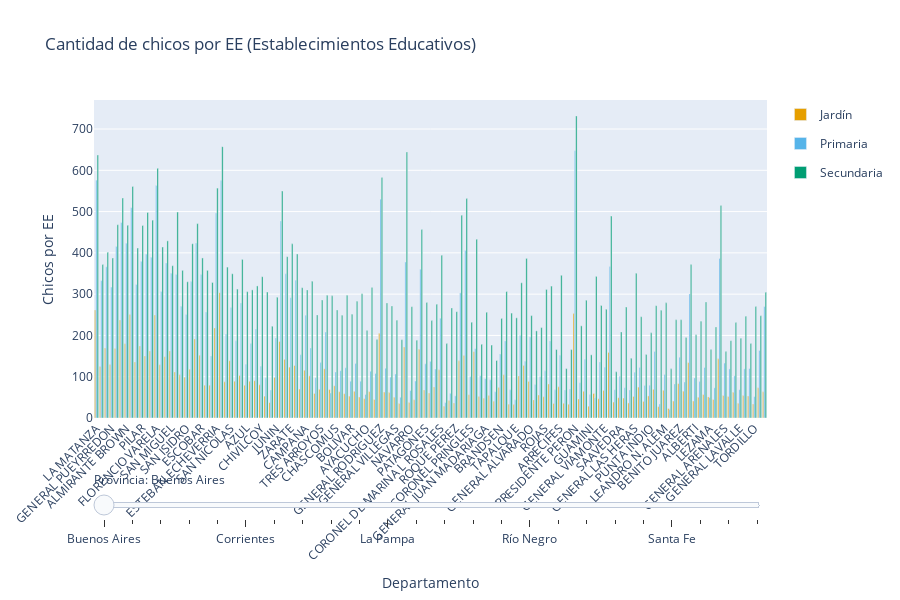

Source (notebook cell):
### Markdown cell above
"Graficar la cantidad de EE de los departamentos en función de la población,
separando por nivel educativo y su correspondiente grupo etario
(identificándolos por colores). Se pueden basar en la primera consulta SQL
para realizar este gráfico."

### Code cell
import plotly.graph_objects as go

df = pd.read_csv("ConsultasSQL\\Consulta_1.csv")                            # Cargamos los datos

df["chicos_por_jardin"] = df["poblacion_jardin"] / df["jardines"]           # Calculamos chicos por EE
df["chicos_por_primaria"] = df["poblacion_primaria"] / df["primarias"]
df["chicos_por_secundaria"] = df["poblacion_secundaria"] / df["secundarios"]

provincias = df["provincia"].unique()                                       # Listamos las provincias

colores = {
    "Jardín": "#E69F00",                                                # Colores para los niveles educativos
    "Primaria": "#56B4E9",
    "Secundaria": "#009E73"
}

fig = go.Figure()                                                           # Creamos figura con slider

for i, prov in enumerate(provincias):
    subdf = df[df["provincia"] == prov]
    departamentos = subdf["departamento"]

    # Agregar una barra para cada nivel
    for nivel, columna in zip(["Jardín", "Primaria", "Secundaria"],
                              ["chicos_por_jardin", "chicos_por_primaria", "chicos_por_secundaria"]):
        fig.add_trace(go.Bar(
            x=departamentos,
            y=subdf[columna],
            name=nivel,
            marker_color=colores[nivel],
            visible=(i == 0),  # solo la primera provincia visible por defecto
            offsetgroup=nivel,
            legendgroup=nivel,
            xaxis="x",
            yaxis="y"
        ))

steps = []                                                                  # Creamos los pasos del slider
for i, prov in enumerate(provincias):
    visibles = [False] * (len(provincias) * 3)
    for j in range(3):                                                      # cada provincia tiene 3 trazas
        visibles[i * 3 + j] = True
    step = dict(
        method="update",
        args=[{"visible": visibles},
              {"title": f"Provincia: {prov}"}],
        label=prov
    )
    steps.append(step)

sliders = [dict(
    active=0,
    currentvalue={"prefix": "Provincia: "},
    pad={"t": 50},
    steps=steps
)]

# Layout final
fig.update_layout(                                                          # Layout final
    sliders=sliders,
    barmode='group',
    title="Cantidad de chicos por EE (Establecimientos Educativos)",
    xaxis_title="Departamento",
    yaxis_title="Chicos por EE",
    xaxis_tickangle=-45,
    height=600
)

fig.show()
